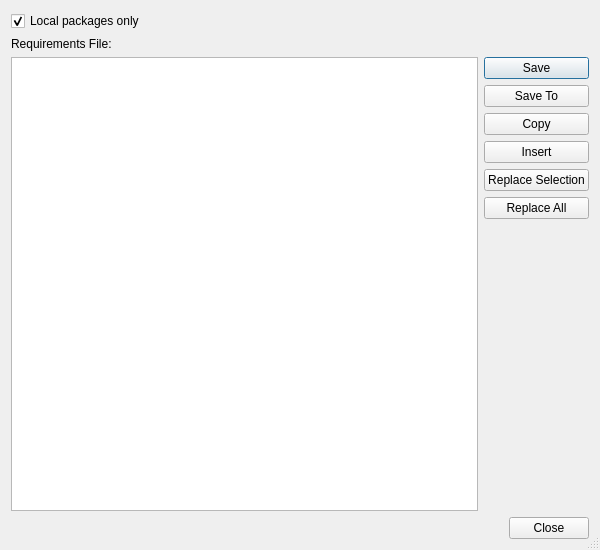
<?xml version="1.0" encoding="UTF-8"?>
<ui version="4.0">
 <class>PipFreezeDialog</class>
 <widget class="QDialog" name="PipFreezeDialog">
  <property name="geometry">
   <rect>
    <x>0</x>
    <y>0</y>
    <width>600</width>
    <height>550</height>
   </rect>
  </property>
  <property name="windowTitle">
   <string>Generate Requirements</string>
  </property>
  <property name="toolTip">
   <string>Replace the current selection with the requirements text</string>
  </property>
  <property name="sizeGripEnabled">
   <bool>true</bool>
  </property>
  <layout class="QVBoxLayout" name="verticalLayout">
   <item>
    <widget class="QCheckBox" name="localCheckBox">
     <property name="toolTip">
      <string>Select to show requirements for locally-installed packages only</string>
     </property>
     <property name="text">
      <string>Local packages only</string>
     </property>
     <property name="checked">
      <bool>true</bool>
     </property>
    </widget>
   </item>
   <item>
    <layout class="QHBoxLayout" name="horizontalLayout">
     <item>
      <widget class="QLabel" name="label">
       <property name="text">
        <string>Requirements File:</string>
       </property>
      </widget>
     </item>
     <item>
      <widget class="E5PathPicker" name="requirementsFilePicker" native="true">
       <property name="sizePolicy">
        <sizepolicy hsizetype="Expanding" vsizetype="Preferred">
         <horstretch>0</horstretch>
         <verstretch>0</verstretch>
        </sizepolicy>
       </property>
       <property name="focusPolicy">
        <enum>Qt::StrongFocus</enum>
       </property>
      </widget>
     </item>
    </layout>
   </item>
   <item>
    <layout class="QGridLayout" name="gridLayout">
     <item row="0" column="1">
      <widget class="QPushButton" name="saveButton">
       <property name="toolTip">
        <string>Press to save to the requirements file</string>
       </property>
       <property name="text">
        <string>Save</string>
       </property>
      </widget>
     </item>
     <item row="1" column="1">
      <widget class="QPushButton" name="saveToButton">
       <property name="toolTip">
        <string>Save to a new file</string>
       </property>
       <property name="text">
        <string>Save To</string>
       </property>
      </widget>
     </item>
     <item row="2" column="1">
      <widget class="QPushButton" name="copyButton">
       <property name="toolTip">
        <string>Copy the requirements text to the clipboard</string>
       </property>
       <property name="text">
        <string>Copy</string>
       </property>
      </widget>
     </item>
     <item row="3" column="1">
      <widget class="QPushButton" name="insertButton">
       <property name="toolTip">
        <string>Insert the requirements text at the cursor position</string>
       </property>
       <property name="text">
        <string>Insert</string>
       </property>
      </widget>
     </item>
     <item row="4" column="1">
      <widget class="QPushButton" name="replaceSelectionButton">
       <property name="text">
        <string>Replace Selection</string>
       </property>
      </widget>
     </item>
     <item row="5" column="1">
      <widget class="QPushButton" name="replaceAllButton">
       <property name="toolTip">
        <string>Replace all text with the requirements text</string>
       </property>
       <property name="text">
        <string>Replace All</string>
       </property>
      </widget>
     </item>
     <item row="6" column="1">
      <spacer name="verticalSpacer">
       <property name="orientation">
        <enum>Qt::Vertical</enum>
       </property>
       <property name="sizeHint" stdset="0">
        <size>
         <width>20</width>
         <height>40</height>
        </size>
       </property>
      </spacer>
     </item>
     <item row="0" column="0" rowspan="7">
      <widget class="QPlainTextEdit" name="requirementsEdit">
       <property name="tabChangesFocus">
        <bool>true</bool>
       </property>
      </widget>
     </item>
    </layout>
   </item>
   <item>
    <widget class="QDialogButtonBox" name="buttonBox">
     <property name="orientation">
      <enum>Qt::Horizontal</enum>
     </property>
     <property name="standardButtons">
      <set>QDialogButtonBox::Close</set>
     </property>
    </widget>
   </item>
  </layout>
 </widget>
 <customwidgets>
  <customwidget>
   <class>E5PathPicker</class>
   <extends>QWidget</extends>
   <header>E5Gui/E5PathPicker.h</header>
   <container>1</container>
  </customwidget>
 </customwidgets>
 <tabstops>
  <tabstop>localCheckBox</tabstop>
  <tabstop>requirementsFilePicker</tabstop>
  <tabstop>requirementsEdit</tabstop>
  <tabstop>saveButton</tabstop>
  <tabstop>saveToButton</tabstop>
  <tabstop>copyButton</tabstop>
  <tabstop>insertButton</tabstop>
  <tabstop>replaceSelectionButton</tabstop>
  <tabstop>replaceAllButton</tabstop>
 </tabstops>
 <resources/>
 <connections>
  <connection>
   <sender>buttonBox</sender>
   <signal>accepted()</signal>
   <receiver>PipFreezeDialog</receiver>
   <slot>accept()</slot>
   <hints>
    <hint type="sourcelabel">
     <x>248</x>
     <y>254</y>
    </hint>
    <hint type="destinationlabel">
     <x>157</x>
     <y>274</y>
    </hint>
   </hints>
  </connection>
  <connection>
   <sender>buttonBox</sender>
   <signal>rejected()</signal>
   <receiver>PipFreezeDialog</receiver>
   <slot>reject()</slot>
   <hints>
    <hint type="sourcelabel">
     <x>316</x>
     <y>260</y>
    </hint>
    <hint type="destinationlabel">
     <x>286</x>
     <y>274</y>
    </hint>
   </hints>
  </connection>
 </connections>
</ui>
